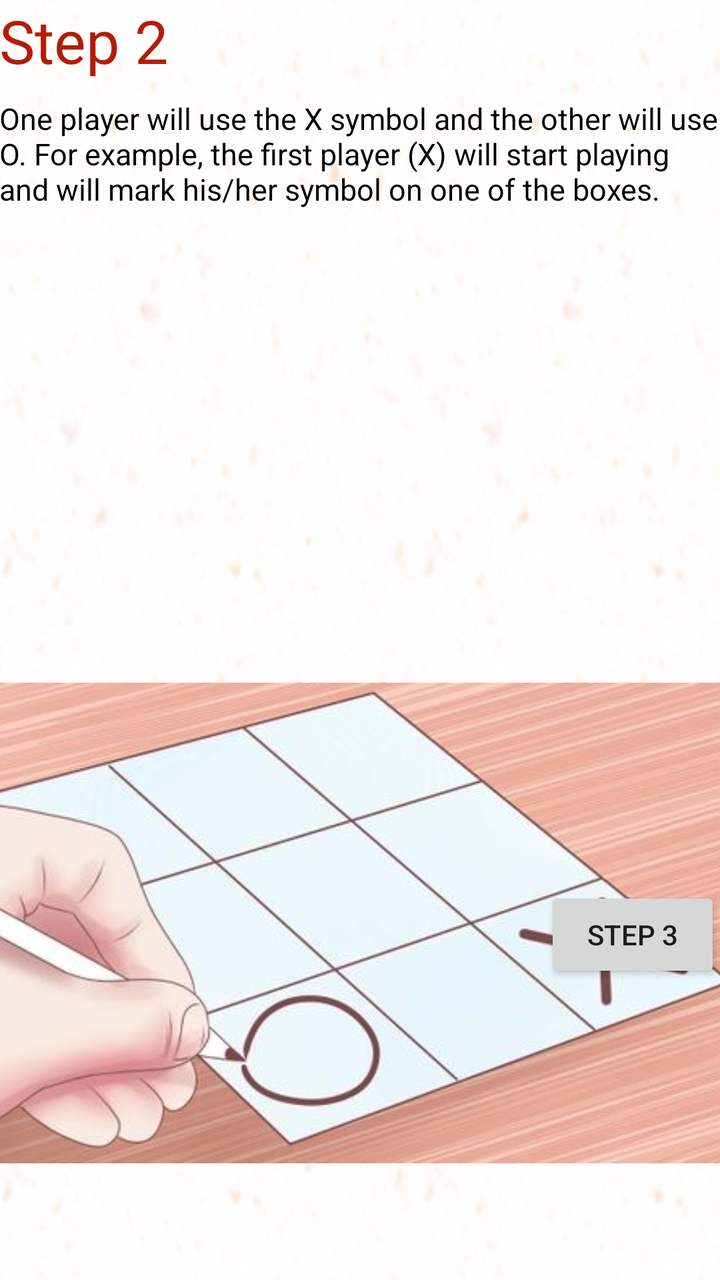
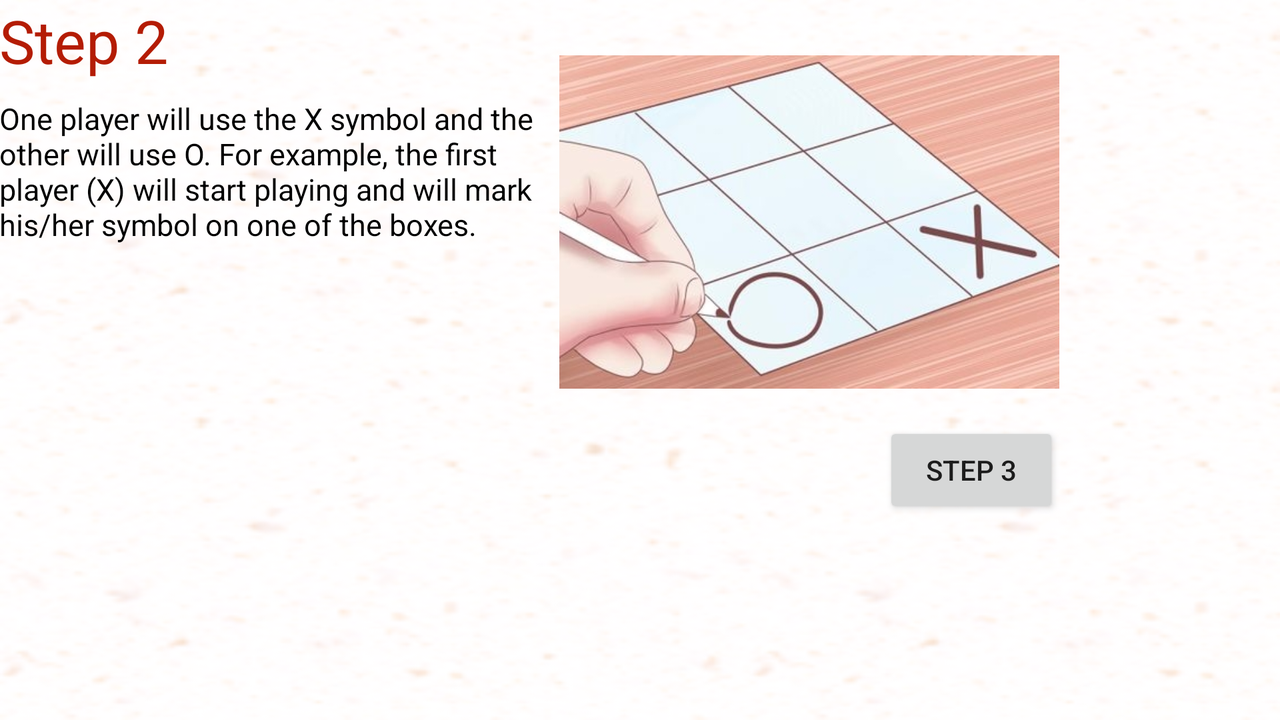

One screen, two layout resources from the same app: the default and the repository's alternative for another configuration. Each is rendered where Android would select it; the XML of both is given below.
<!-- AndroidManifest.xml: application theme AppTheme -->
<!-- res/layout/activity_instruction2.xml -->
<?xml version="1.0" encoding="utf-8"?>
<RelativeLayout xmlns:android="http://schemas.android.com/apk/res/android"
    xmlns:app="http://schemas.android.com/apk/res-auto"
    xmlns:tools="http://schemas.android.com/tools"
    android:id="@+id/activity_instruction2"
    android:layout_width="match_parent"
    android:layout_height="match_parent"
    android:paddingBottom="@dimen/activity_vertical_margin"
    android:paddingLeft="@dimen/activity_horizontal_margin"
    android:paddingRight="@dimen/activity_horizontal_margin"
    android:paddingTop="@dimen/activity_vertical_margin"
    tools:context="com.ttt.tictactoegame.instruction2"
    android:background="@drawable/mainbg">


    <TextView
        android:text="@string/step2"
        android:layout_width="wrap_content"
        android:layout_height="wrap_content"
        android:id="@+id/step1ins"
        android:fontFamily="arial"

        android:textColor="#000"
        android:textSize="15sp"
        android:layout_alignTop="@+id/step1"
        android:layout_alignParentStart="true"
        android:layout_marginTop="49dp"
        android:textColorHighlight="#000"/>



    <TextView
        android:text="Step 2"
        android:layout_width="wrap_content"
        android:layout_height="wrap_content"
        android:layout_marginBottom="147dp"
        android:id="@+id/step1"
        android:fontFamily="arial"

        android:textColor="#b41c04"
        android:textSize="30sp"

        android:layout_alignParentStart="true" />

    <ImageView
        android:layout_width="wrap_content"
        android:layout_height="wrap_content"

        android:id="@+id/imgstep1"
        android:layout_alignParentBottom="true"
        android:layout_alignParentStart="true"
        android:layout_marginBottom="30dp"
        app:srcCompat="@drawable/step2" />

    <Button
        android:text="step 3"
        android:layout_width="wrap_content"
        android:layout_height="wrap_content"
        android:layout_below="@+id/step1"
        android:layout_alignParentEnd="true"
        android:layout_marginTop="256dp"
        android:id="@+id/btnnext" />
</RelativeLayout>
<!-- resources referenced by this layout -->
<resources>
  <!-- drawable mainbg: png bitmap (drawable, 107480 bytes) -->
  <!-- drawable step2: png bitmap (drawable, 168062 bytes) -->
  <string name="step2">One player will use the X symbol and the other will use O. For example, the first player (X) will start playing and will mark his/her symbol on one of the boxes.</string>
  <style name="AppTheme" parent="Theme.AppCompat.Light.DarkActionBar">
          
          <item name="colorPrimary">@color/colorPrimary</item>
          <item name="colorPrimaryDark">@color/colorPrimaryDark</item>
          <item name="colorAccent">@color/colorAccent</item>
      </style>
</resources>
<!-- res/layout-land/activity_instruction2.xml (the repository's variant of the layout above) -->
<!-- drawn on the phone turned sideways -->
<?xml version="1.0" encoding="utf-8"?>
<RelativeLayout xmlns:android="http://schemas.android.com/apk/res/android"
    xmlns:app="http://schemas.android.com/apk/res-auto"
    xmlns:tools="http://schemas.android.com/tools"
    android:id="@+id/activity_instruction2"
    android:layout_width="match_parent"
    android:layout_height="match_parent"
    android:paddingBottom="@dimen/activity_vertical_margin"
    android:paddingLeft="@dimen/activity_horizontal_margin"
    android:paddingRight="@dimen/activity_horizontal_margin"
    android:paddingTop="@dimen/activity_vertical_margin"
    tools:context="com.ttt.tictactoegame.instruction2"
    android:background="@drawable/mainbg">


    <TextView
        android:text="@string/step2"
        android:layout_height="wrap_content"
        android:id="@+id/step1ins"
        android:fontFamily="arial"

        android:textColor="#000"
        android:textSize="15sp"
        android:layout_alignTop="@+id/step1"
        android:layout_alignParentStart="true"
        android:layout_marginTop="49dp"
        android:textColorHighlight="#000"
        android:layout_width="280dp" />



    <TextView
        android:text="Step 2"
        android:layout_width="wrap_content"
        android:layout_height="wrap_content"
        android:layout_marginBottom="147dp"
        android:id="@+id/step1"
        android:fontFamily="arial"

        android:textColor="#b41c04"
        android:textSize="30sp"

        android:layout_alignParentStart="true" />

    <Button
        android:text="step 3"
        android:layout_width="wrap_content"
        android:layout_height="wrap_content"
        android:id="@+id/btnnext"
        android:layout_below="@+id/imgstep1"
        android:layout_alignEnd="@+id/imgstep1" />

    <ImageView
        android:layout_height="200dp"

        android:id="@+id/imgstep1"
        app:srcCompat="@drawable/step2"
        android:layout_marginTop="11dp"
        android:layout_width="250dp"
        android:layout_alignParentTop="true"
        android:layout_toEndOf="@+id/step1ins" />
</RelativeLayout>
